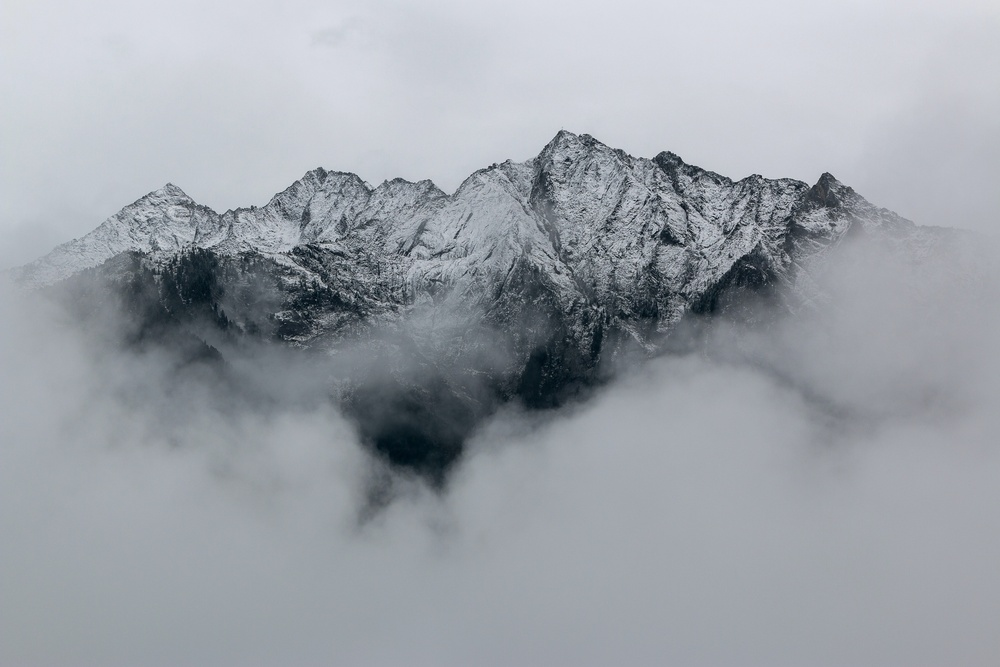
#> input picture img/image.jpg, 1000 x 667 px, shrunk from 5472 x 3648 before the run, found by its file name
$ python invisible_cloak.py
#> lines starting #> are read from the running program, lines starting #| are printed output that depends on the picture; after the words box and inside, x2 and y2 are one past the last pixel; in counts of white or black regions, pixels touching at a corner belong together
import cv2
import numpy as np

cap= cv2.VideoCapture(0)
back= cv2.imread('./image.jpg')
#> back is the input picture: shape (667, 1000, 3); mean B, G, R 168.1, 161.2, 155.8

while cap.isOpened:
    ret,frame = cap.read()
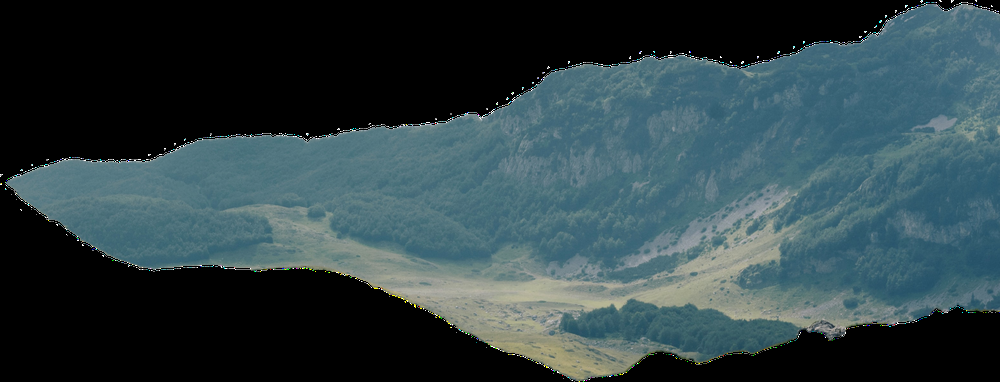
#> input picture img/mountain3.png, 1000 x 382 px, shrunk from 3129 x 1194 before the run, given in place of the camera
#> frame is the input picture: shape (382, 1000, 3); mean B, G, R 69.8, 65.4, 47.8

    if ret:
        hsv = cv2.cvtColor(frame,cv2.COLOR_BGR2HSV)
#> hsv: shape (382, 1000, 3); mean H, S, V 50.1, 50.2, 71.1
        #cv2.imshow("hsv",hsv)
        # lower: hue-10,100,100 , higher: hue+10,255,255

        #threshold the hsv value to get COLOR_BGR2HSV
        l_bound= np.array([0,100,100])
        u_bound=np.array([10,255,255])

        mask = cv2.inRange(hsv,l_bound,u_bound)
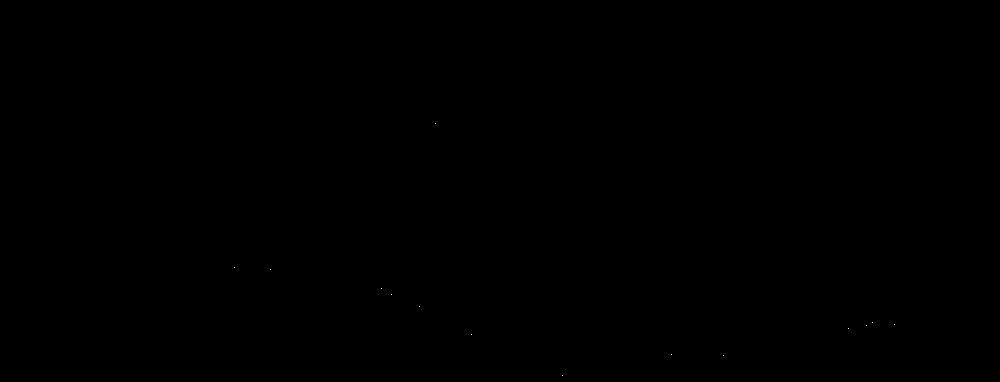
#> mask: shape (382, 1000); 0% white in thin lines or dots, all inside (x1, y1, x2, y2) = (234, 123, 895, 376)
        #cv2.imshow("mask",mask)

#> (the run stopped early here; a loop or call above may not have finished)
